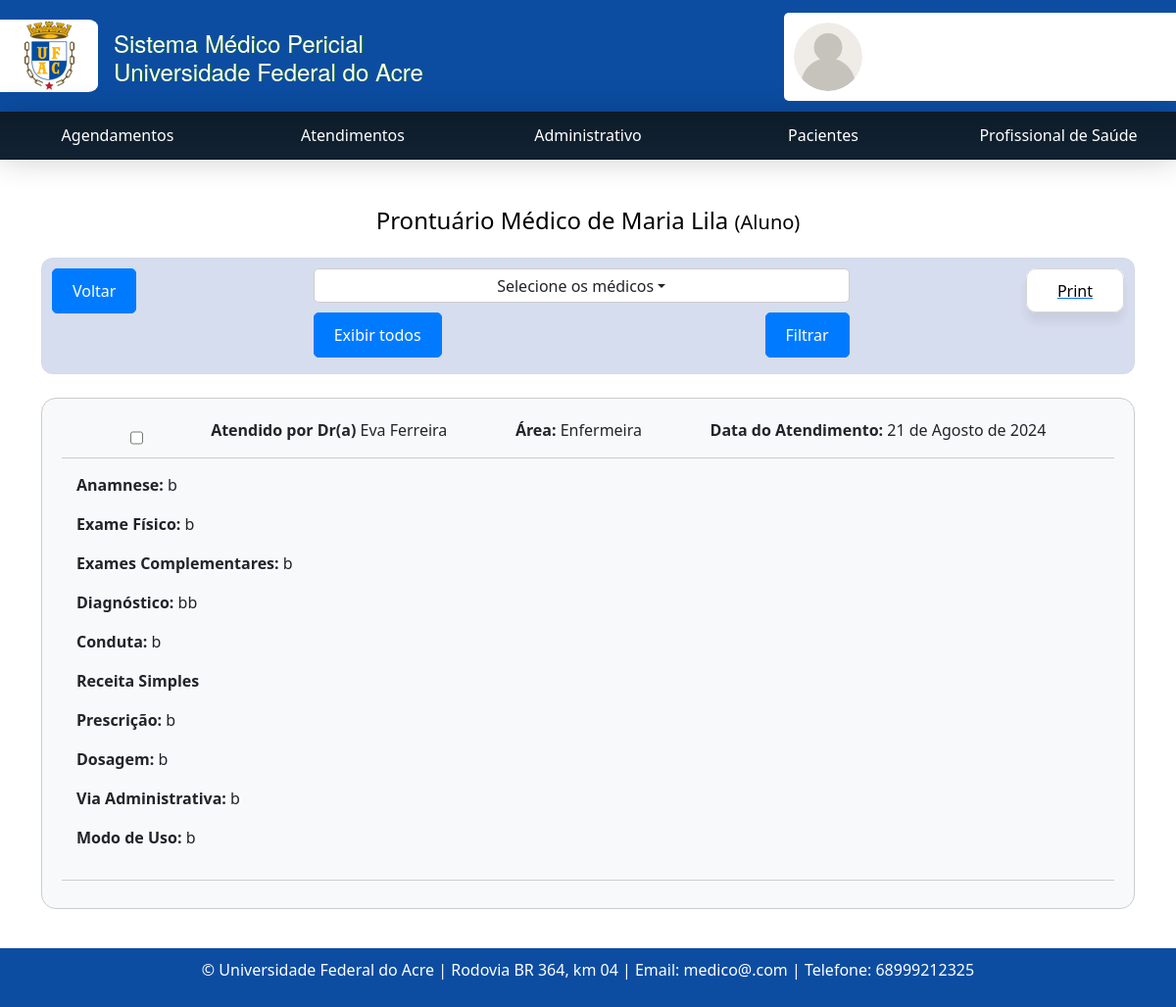
/prontuario_medico/26/, run on an earlier commit of the app's database.
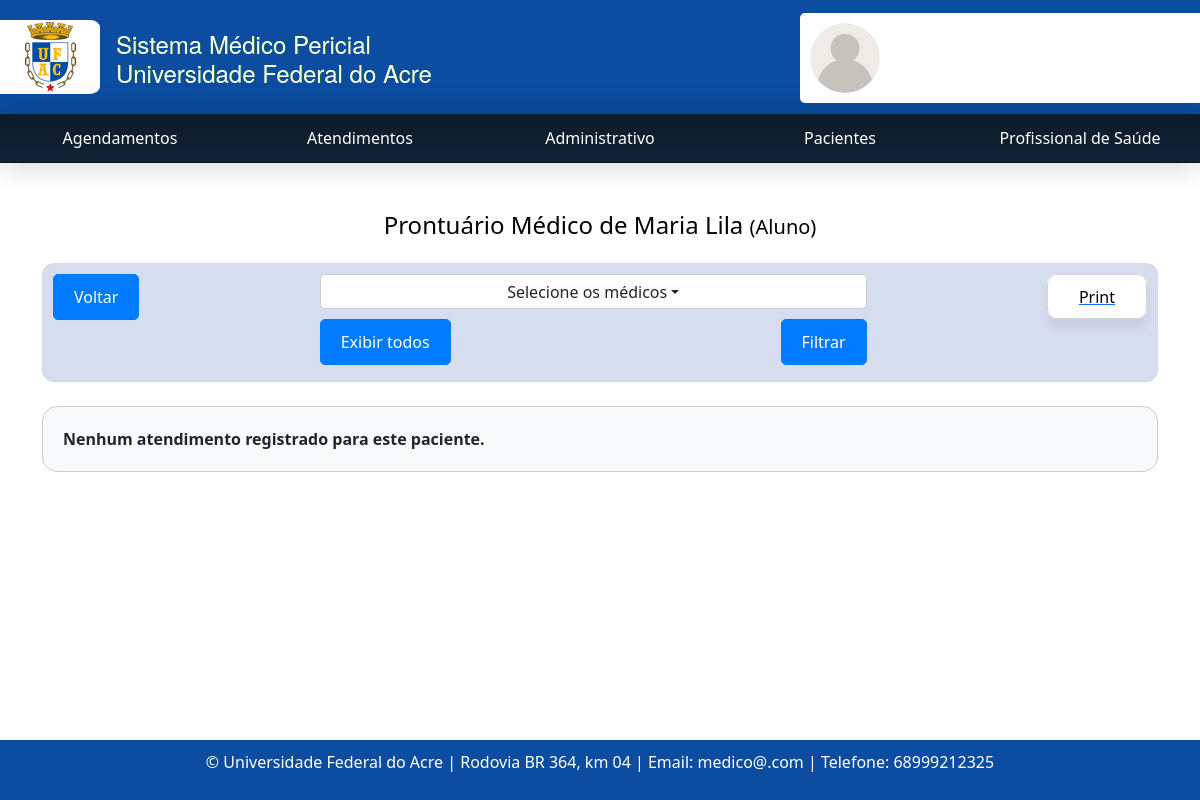
And on a later commit of the database.
### consulta/models.py (models this page shows, shortened)
class Atendimento(models.Model):
    agendamento = models.OneToOneField('Agendamento', on_delete=models.CASCADE)
    anamnese = models.TextField()
    exame_fisico = models.TextField()
    exames_complementares = models.TextField()
    pdf_exames = models.FileField(upload_to='exames_pdfs/', null=True, blank=True)
    diagnostico = models.TextField()
    conduta = models.TextField()
    inicio_atendimento = models.DateTimeField(null=True, blank=True)
    fim_atendimento = models.DateTimeField(null=True, blank=True)
    medico_responsavel = models.ForeignKey(User, on_delete=models.CASCADE, related_name='atendimentos', null=True, blank=True)
    privado = models.BooleanField(default=False)  # Campo para marcar se a consulta é privada
    @property
    def profissional_saude(self):
        return self.agendamento.profissional_saude
    @property
    def data_atendimento(self):
        return self.agendamento.data_agendamento
    class Meta:
        ordering = ['agendamento']

class Agendamento(models.Model):
    TURNO_CHOICES = [
        ('manha', 'Manhã'),
        ('tarde', 'Tarde'),
    ]
    status_atendimento = models.CharField(max_length=20, choices=[
        ('confirmado', 'Confirmado'),
        ('ausente', 'Ausente'),
        ('pendente', 'Pendente'),
        ('cancelado', 'Cancelado'),
        ('atendido', 'Atendido'),
    ], default='pendente')
    paciente = models.ForeignKey('Paciente', on_delete=models.CASCADE)
    profissional_saude = models.ForeignKey('Profissionaldasaude', on_delete=models.CASCADE)
    data_agendamento = models.DateField('Data Agendamento', blank=False, null=False)
    turno = models.CharField(max_length=10, choices=TURNO_CHOICES)
    prioridade_atendimento = models.BooleanField(default=False)
    justificativa_cancelamento = models.TextField(blank=True, null=True)
    class Meta:
        ordering = ['-data_agendamento', 'paciente__nome']
        verbose_name = 'Agendamento'
        verbose_name_plural = 'Agendamentos'

class Profissionaldasaude(models.Model):
    SEXO_CHOICES = [
        ('M', 'Masculino'),
        ('F', 'Feminino'),
        ('O', 'Outro')
    ]
    usuario = models.ForeignKey(User, blank=True, null=True, on_delete=models.CASCADE)
    nome = models.CharField('Nome Completo', max_length=100)
    nome_social = models.CharField(max_length=100, blank=True, null=True, verbose_name='Nome Social')
    data_nascimento = models.DateField(u'Data de Nascimento', validators=[data_nasc_valida])
    email = models.EmailField()
    rg = models.CharField(max_length=20)
    cpf = models.CharField(max_length=14, validators=[validate_cpf, MinLengthValidator(11)])
    sexo = models.CharField(max_length=1, choices=SEXO_CHOICES)
    identificacao_unica = models.CharField(max_length=50, default='')
    cep = models.CharField(max_length=9)
    cidade = models.CharField(max_length=50)
    bairro = models.CharField(max_length=50, default='')
    uf = models.CharField('UF', max_length=2, choices=UF_CHOICE, default='AC')
    numero = models.CharField(max_length=10)
    ddd_telefone = models.CharField('Telefone Celular', max_length=14, help_text='Com DDD.')
    complemento = models.CharField(max_length=100, blank=True, null=True, default='') # blank=True, null=True é pra dizer que não é obrigatorio
    area = models.CharField(max_length=50, default='')
    unidade_siass = models.CharField(max_length=50, default='')
    formacao = models.CharField(max_length=20)
    conselho = models.CharField(max_length=20)
    registro = models.CharField(max_length=20)
    class Meta:
        ordering = ['nome', ]
        verbose_name = 'Profissonal de saúde'
        verbose_name_plural = 'Profissonais de saúde'

class ReceitaMedica(models.Model):
    TIPO_CHOICES = (
        ('simples', 'Simples'),
        ('controle_especial', 'Controle Especial'),
    )
    agendamento = models.ForeignKey(Agendamento, on_delete=models.CASCADE, related_name='receitas')
    data_receita = models.DateTimeField(auto_now_add=True)
    prescricao = models.TextField()
    dosagem = models.CharField(max_length=100)
    via_administrativa = models.CharField(max_length=100)
    modo_uso = models.CharField(max_length=100)
    tipo = models.CharField(max_length=20, choices=TIPO_CHOICES, default='simples')
    class Meta:
        ordering = ['-data_receita']
        verbose_name = 'Receita Médica'
        verbose_name_plural = 'Receitas Médicas'

### consulta/views.py (the view)
# urls.py: path('prontuario_medico/<int:paciente_id>/', views.prontuario_medico, name='prontuario_medico'),
def prontuario_medico(request, paciente_id):
    if request.user.groups.filter(name='administrativo').exists():
        if request.headers.get('x-requested-with') == 'XMLHttpRequest':
            return JsonResponse({'error': 'access_denied'}, status=403)
        else:
            return redirect('restricao_de_acesso')  # Página ou modal de restrição de acesso
    if request.user.groups.filter(name='administradores').exists():
        tem_acesso_total = True
    else:
        tem_acesso_total = False
    paciente = Paciente.objects.get(pk=paciente_id)
    atendimentos = Atendimento.objects.filter(agendamento__paciente=paciente)
    profissionais_saude = Profissionaldasaude.objects.all()
    prontuario_dados = []
    for atendimento in atendimentos:
        agendamento = atendimento.agendamento
        receita_simples = ReceitaMedica.objects.filter(agendamento=agendamento, tipo='simples').first()
        receita_controle_especial = ReceitaMedica.objects.filter(agendamento=agendamento, tipo='controle_especial').first()
        mostrar_receita_simples = receita_simples and (
            receita_simples.prescricao or receita_simples.dosagem or receita_simples.via_administrativa or receita_simples.modo_uso
        )
        mostrar_receita_controle_especial = receita_controle_especial and (
            receita_controle_especial.prescricao or receita_controle_especial.dosagem or receita_controle_especial.via_administrativa or receita_controle_especial.modo_uso
        )
        if atendimento.privado and not tem_acesso_total and atendimento.medico_responsavel != request.user:
            prontuario_dados.append({
                'privado': True,  # Marcar como privado para exibir a mensagem de restrição
                'atendimento': atendimento,
            })
        else:
            prontuario_dados.append({
                'privado': False,
                'atendimento': atendimento,
                'receita_simples': receita_simples if mostrar_receita_simples else None,
                'receita_controle_especial': receita_controle_especial if mostrar_receita_controle_especial else None,
            })
    return render(request, 'consultas/prontuario_medico.html', {
        'paciente': paciente,
        'prontuario_dados': prontuario_dados,
        'profissionais_saude': profissionais_saude,
    })

### consulta/context_processors.py (called while the page is built, shortened)
def user_info(request):
    user = request.user
    context = {
        'user': user,
        'profissional_saude': None,
        'administrativo': None,
    }
    return context

### templates/consultas/prontuario_medico.html (shortened to what this page needs)
{% extends 'base.html' %}
{% block content %}
    {% load static %}
    <h4 class="text-center mb-4 text-black">Prontuário Médico de {{ paciente.nome }}
        <span style="font-size: smaller; font-weight:lighter ;">({{ paciente.tipo_paciente }})</span>
    </h4>
    <div class="d-flex justify-content-between pb-3 mb-4 pt-" id="glass">
        <a class="btn btn-primary" href="{% url 'pacienteListagem' %}" style="height: fit-content;">Voltar</a>
        <form id="filtro-form" class="col-md-6">
            <div class="row align-items-end">
                <div class="col-md-12" style="">
                    <div class="dropdown">
                        <label class="dropdown-toggle" id="dropdownMenuButton" data-toggle="dropdown"
                               aria-haspopup="true" aria-expanded="false"
                               style="display: flex; justify-content: center; align-items: center; background-color: #fff;">
                            Selecione os médicos
                        </label>
                    </div>
                    <div class="buttons">
                        <button id="exibir-todos-btn" class="btn btn-primary">Exibir todos</button>
                        <button id="filtrar-btn" class="btn btn-primary">Filtrar</button>
                    </div>
                </div>
            </div>
        </form>
        <a href="{% url 'pdf_prontuario_medico' paciente.id %}?medicos={{ medicos_ids|join:',' }}" target="_blank"
           class="print-btn" style="border: none;">
            <button class="print-btn">
                Print
            </button>
        </a>
    </div>
    <dl id="patient-info" style="background-color: #f8f9fa;">
        {% for dados in prontuario_dados %}
        {% if dados.privado %}
            <div class="content">
                <img src="{% static 'imagens/cadeado.png' %}" alt="Cadeado" class="icon">
                <h1 class="title">Informação Privada</h1>
                <p class="description">Caso necessário, solicite o acesso com o responsável.</p>
            </div>
        {% else %}
            <div id="" class="flex d-flex justify-content-evenly">
                <input type="checkbox" class="select-atendimento" value="{{ dados.atendimento.id }}">
                <p><strong>Atendido por Dr(a) </strong><span>{{ dados.atendimento.profissional_saude.nome }}</span></p>
                <p><strong>Área: </strong><span>{{ dados.atendimento.profissional_saude.area }}</span></p>
                <p><strong>Data do Atendimento: </strong><span>{{ dados.atendimento.data_atendimento }}</span></p>
            </div>
            <dd id="diag">
                <p><strong>Anamnese:</strong> {{ dados.atendimento.anamnese }}<br/></p>
                <p><strong>Exame Físico:</strong> {{ dados.atendimento.exame_fisico }}<br/></p>
                <p><strong>Exames Complementares:</strong> {{ dados.atendimento.exames_complementares }}<br/></p>
                <p><strong>Diagnóstico:</strong> {{ dados.atendimento.diagnostico }}<br/></p>
                <p><strong>Conduta:</strong> {{ dados.atendimento.conduta }}<br/></p>
                {% if dados.receita_simples %}
                    <div class="receita-medica">
                        <p><strong>Receita Simples</strong><br/></p>
                        <p><strong>Prescrição:</strong> {{ dados.receita_simples.prescricao }}<br/></p>
                        <p><strong>Dosagem:</strong> {{ dados.receita_simples.dosagem }}<br/></p>
                        <p><strong>Via Administrativa:</strong> {{ dados.receita_simples.via_administrativa }}<br/></p>
                        <p><strong>Modo de Uso:</strong> {{ dados.receita_simples.modo_uso }}<br/></p>
                    </div>
                {% endif %}
            </dd>
        {% endif %}
    {% empty %}
        <dt>Nenhum atendimento registrado para este paciente.</dt>
    {% endfor %}
    </dl>
{% endblock %}

What changed in the data, as far as the page shows it:
removed Atendimento: atendimento.profissional_saude.nome "Eva Ferreira", atendimento.profissional_saude.area "Enfermeira", atendimento.data_atendimento "21 de Agosto de 2024", atendimento.anamnese "b", atendimento.exame_fisico "b", atendimento.exames_complementares "b", atendimento.diagnostico "bb", atendimento.conduta "b", receita_simples.prescricao "b", receita_simples.dosagem "b", receita_simples.via_administrativa "b", receita_simples.modo_uso "b"
Also different on the page:
text now shown: "Nenhum atendimento registrado para este paciente."
